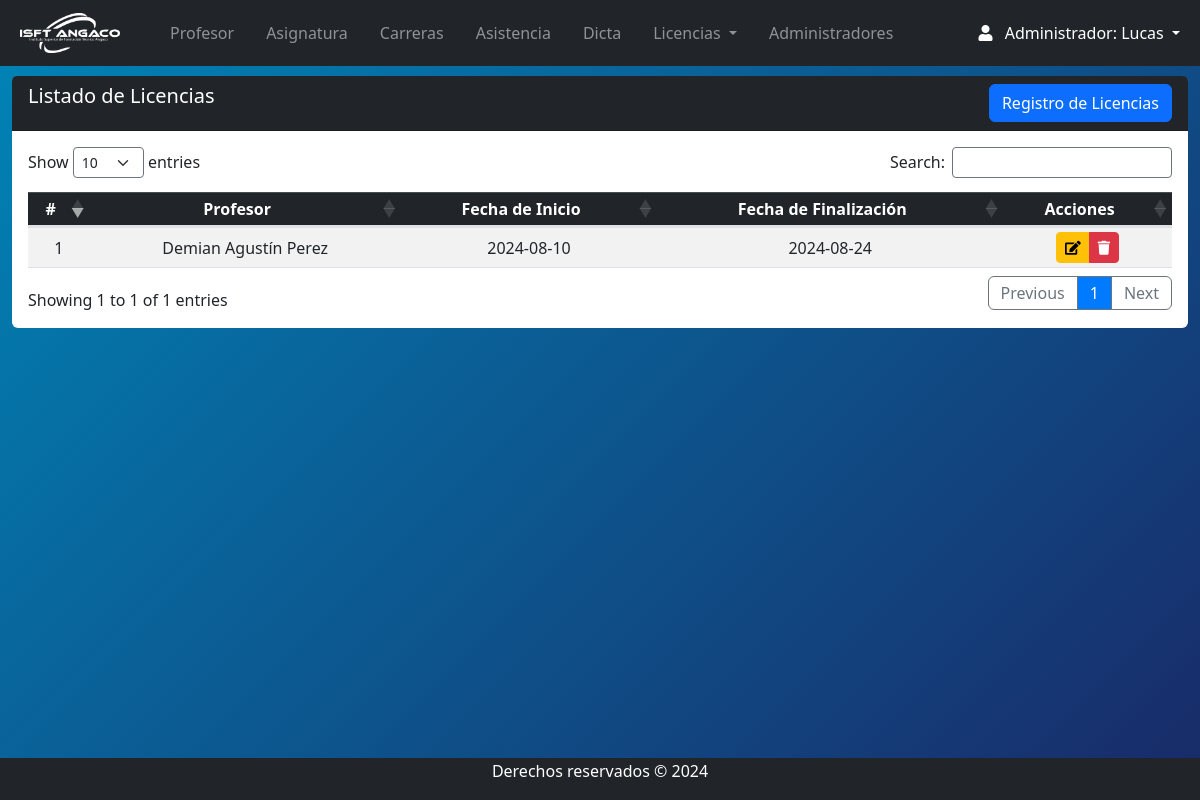
The app's page /Views/admin/licencia_index.php (signed in) with its own data.
### tables this page shows
CREATE TABLE `licencias` (
  `id` int(11) NOT NULL,
  `fechadeinicio` date NOT NULL,
  `fechadefin` date NOT NULL,
  `usuario_id` int(11) NOT NULL,
  `idtipos_licencias` int(11) NOT NULL,
  `etapa` varchar(15) DEFAULT 'Activo'
);

CREATE TABLE `usuarios` (
  `id_usuario` int(11) NOT NULL,
  `nombre` varchar(255) NOT NULL,
  `apellido` varchar(255) NOT NULL,
  `dni` varchar(20) NOT NULL,
  `celular` varchar(20) DEFAULT NULL,
  `correo` varchar(255) NOT NULL,
  `password` varchar(255) DEFAULT NULL,
  `direccion` text DEFAULT NULL,
  `foto` varchar(255) DEFAULT NULL,
  `cv` varchar(255) DEFAULT NULL,
  `fechadeingreso` date NOT NULL,
  `fechadebaja` date DEFAULT NULL,
  `etapa` enum('Activo','Inactivo') NOT NULL DEFAULT 'Activo',
  `id_rol` int(11) DEFAULT NULL
);

### Views/admin/licencia_index.php (the view, shortened to what this page needs)
<?php
require '../../conn/connection.php';
require 'navbar.php';
$SQl = "SELECT l.id , l.fechadeinicio, l.fechadefin, u.nombre AS nombre_profesor, u.apellido AS apellido_profesor
        FROM licencias l
        INNER JOIN usuarios u ON l.usuario_id = u.id_usuario
        WHERE l.etapa = 'Activo' AND u.id_rol = 2";
try {
    $resultado = $db->query($SQl);
} catch (PDOException $e) {
    echo "Error: " . $e->getMessage();
}
?>
<section class="content mt-3">
    <div class="row m-auto">
        <div class="col-sm">
            <div class="card rounded-2 border-0">
                <div class="card-header bg-dark text-white pb-0">
                    <h5 class="d-inline-block">Listado de Licencias</h5>
                    <a class="btn btn-primary float-right mb-2" href="licencia_crear.php">Registro de Licencias</a>
                </div>
                <div class="card-body table-responsive">
                    <table id="example" class="table table-striped table-sm" style="width:100%">
                        <thead class="table-dark">
                            <tr>
                                <th>#</th>
                                <th>Profesor</th>
                                <th>Fecha de Inicio</th>
                                <th>Fecha de Finalización</th>
                                <th>Acciones</th>
                            </tr>
                        </thead>
                        <tbody>
                            <?php
                            while ($filas = $resultado->fetch(PDO::FETCH_ASSOC)) {
                            ?>
                                <tr class="col-sm">
                                    <td><?php echo htmlspecialchars($filas['id'], ENT_QUOTES, 'UTF-8'); ?></td>
                                    <td><?php echo htmlspecialchars($filas['nombre_profesor'] . ' ' . $filas['apellido_profesor'], ENT_QUOTES, 'UTF-8'); ?></td>
                                    <td><?php echo htmlspecialchars($filas['fechadeinicio'], ENT_QUOTES, 'UTF-8'); ?></td>
                                    <td><?php echo htmlspecialchars($filas['fechadefin'], ENT_QUOTES, 'UTF-8'); ?></td>
                                    <td class="text-center">
                                        <div class="btn-group">
                                            <a href="licencia_edit.php?id=<?php echo htmlspecialchars($filas['id'], ENT_QUOTES, 'UTF-8'); ?>" class="btn btn-warning btn-sm" role="button">
                                                <i class="fas fa-edit"></i>
                                            </a>
                                            <a href="javascript:elimina_licencia(<?php echo htmlspecialchars($filas['id'], ENT_QUOTES, 'UTF-8'); ?>)" class="btn btn-danger btn-sm" title="Borrar" role="button">
                                                <i class="fas fa-trash"></i>
                                            </a>
                                        </div>
                                    </td>
                                </tr>
                            <?php
                            }
                            ?>
                        </tbody>
                    </table>
                </div>
            </div>
        </div>
    </div>
</section>
<?php
require("footer.php");
?>

### css/style.css (style rules this page uses)
body { position: relative; padding-bottom: 10px; min-height: 100vh; }
th, td { text-align: center !important; vertical-align: middle !important; }

### Views/admin/navbar.php (style rules this page uses)
body { background: linear-gradient(135deg,#0085b7, #192a68); }

### records on screen
licencias: id "1", usuario.apellido "Demian Agustín Perez", fechadeinicio "2024-08-10", fechadefin "2024-08-24"

### other values on screen
$_SESSION['nombre'] "Lucas"
